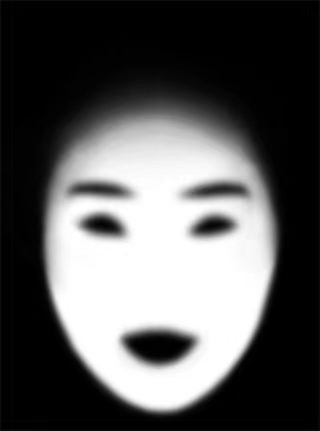
#> input picture srcImg/facemask.jpg, 320 x 431 px, found by its file name
$ python delaunayTriangulation_landmarks.py.py
#> lines starting #> are read from the running program, lines starting #| are printed output that depends on the picture; after the words box and inside, x2 and y2 are one past the last pixel; in counts of white or black regions, pixels touching at a corner belong together
import numpy as np
import cv2
import random

# -------------------- data ----------------------
# mask图
eyes_img_path = r'D:\AndroidStudioProject\SOBeauty\Beauty\3_CameraSpecialEffect-FBOFaceReshape\app\src\main\assets\resource\eyes.png'
lip_img_path = r'D:\AndroidStudioProject\SOBeauty\Beauty\3_CameraSpecialEffect-FBOFaceReshape\app\src\main\assets\resource\teeth_mask.jpg'
face_img_path = r'D:\AndroidStudioProject\SOBeauty\Beauty\3_CameraSpecialEffect-FBOFaceReshape\app\src\main\assets\resource\facemask.jpg'
# mask上对应的关键点归一化坐标
# 嘴唇(8个关键点)
x_lip = [0.154639, 0.398625, 0.512027, 0.611684, 0.872852, 0.639176, 0.522337, 0.398625]
y_lip = [0.378788, 0.196970, 0.287879, 0.212121, 0.378788, 0.848485, 0.846364, 0.843333]
# 眼睛(16个关键点)
x_eyes = [0.102, 0.175, 0.370, 0.446, 0.353, 0.197, 0.566, 0.659, 0.802, 0.884, 0.812, 0.681, 0.273, 0.275, 0.721, 0.739]
y_eyes = [0.465, 0.301, 0.310, 0.603, 0.732, 0.689, 0.629, 0.336, 0.318, 0.465, 0.681, 0.750, 0.241, 0.758, 0.275, 0.758]
# 脸(79个关键点)
x_face = [0.141, 0.144, 0.147, 0.15, 0.16, 0.166, 0.181, 0.197, 0.225, 0.256,     0.272, 0.304, 0.344, 0.378, 0.419, 0.469, 0.516, 0.559, 0.594, 0.625,
          0.662, 0.696, 0.728, 0.762, 0.781, 0.806, 0.819, 0.834, 0.844, 0.853,   0.856, 0.859, 0.862, 0.219, 0.266, 0.319, 0.362, 0.382, 0.397, 0.36,
          0.319, 0.262, 0.588, 0.638, 0.684, 0.738, 0.775, 0.74, 0.69, 0.644,     0.588, 0.262, 0.288, 0.325, 0.36, 0.378, 0.35, 0.325, 0.284, 0.606,
          0.622, 0.656, 0.694, 0.725, 0.7, 0.662, 0.622, 0.384, 0.432, 0.466,     0.491, 0.518, 0.556, 0.603, 0.588, 0.55, 0.497, 0.447, 0.412]
y_face = [0.508, 0.536, 0.57, 0.603, 0.645, 0.689, 0.724, 0.756, 0.782, 0.810,    0.835, 0.86, 0.888, 0.912, 0.935, 0.946, 0.954, 0.942, 0.932, 0.918,
          0.896, 0.872, 0.842, 0.81, 0.774, 0.738, 0.705, 0.672, 0.638, 0.606,    0.578, 0.54, 0.497, 0.446, 0.425, 0.422, 0.427, 0.432, 0.45, 0.452,
          0.45, 0.448, 0.441, 0.427, 0.422, 0.425, 0.444, 0.45, 0.448, 0.452,     0.452, 0.52, 0.501, 0.497, 0.508, 0.534, 0.542, 0.54, 0.534, 0.534,
          0.515, 0.503, 0.503, 0.522, 0.538, 0.542, 0.542, 0.786, 0.77, 0.766,    0.77, 0.766, 0.773, 0.788, 0.812, 0.838, 0.844, 0.835, 0.816]
# ------------------------------------------------

def load_image_and_get_size(choice, upscale=1):
#> called with choice = 'face', upscale = 1
    switch = {
        "lip": lip_img_path,
        "eyes": eyes_img_path,
        "face": face_img_path,
        # 可以根据需要继续添加其他选择
    }
    image_path = switch.get(choice)
    if image_path is not None:
        img = cv2.imread(image_path)
#> img is the input picture: shape (431, 320, 3); min 0, max 255, mean 88.7
        img = cv2.resize(img, (img.shape[1]*upscale, img.shape[0]*upscale))
        height, width = img.shape[:2]
#> height = 431; width = 320
        return img, width, height
    else:
        return None, None, None

def get_points(widthHeight, choice="lip"):
    switch = {
        "lip": (x_lip, y_lip),
        "eyes": (x_eyes, y_eyes),
        "face": (x_face, y_face),
        # 可以根据需要继续添加其他选择
    }
    x_data, y_data = switch.get(choice, (None, None))
    if x_data is not None and y_data is not None:
        points = list(map(lambda i: (round(x_data[i]*widthHeight[0]), round(y_data[i]*widthHeight[1])), range(len(x_data))))
        return points
    else:
        return None

#Check if a point is insied a rectangle
def rect_contains(rect, point):
    if point[0] <rect[0]:
        return False
    elif point[1]<rect[1]:
        return  False
    elif point[0]>rect[2]:
        return False
    elif point[1] >rect[3]:
        return False
    return True

# Draw a point
def draw_point(img, p, color):
    cv2.circle(img, p, 2, color)

def crop_triangle(image, vertices):
    # 三角形区域全1
    triangle_area = np.array([[vertices[0][0],vertices[0][1]], [vertices[1][0],vertices[1][1]], [vertices[2][0],vertices[2][1]]], np.int32)
    triangle_area = triangle_area.reshape((-1, 1, 2))
    mask = np.zeros_like(image)
    cv2.fillPoly(mask, [triangle_area], (255, 255, 255))
    _, ori_binary = cv2.threshold(mask, 125, 1, cv2.THRESH_BINARY)
    # 三角形区域mask占比
    vertices = vertices.reshape((-1, 1, 2))
    mask = np.zeros_like(image)
    cv2.fillPoly(mask, [vertices], (255, 255, 255))
    cropped_image = cv2.bitwise_and(image, mask)
    _, binary = cv2.threshold(cropped_image, 100, 1, cv2.THRESH_BINARY)
    iou = np.sum(binary) / np.sum(ori_binary)
    return cropped_image, iou

#Draw delaunay triangles
def draw_delaunay(img, subdiv, delaunay_color, points, points_id_xy, print_index=False):
    trangleList = subdiv.getTriangleList()
    size = img.shape
    r = (0, 0, size[1], size[0])
    print("OpenGL的glDrawElements所有三角形的indices:")
    for t in  trangleList:
        # print("t:", t, type(t))
        pt1 = (int(t[0]), int(t[1]))
        pt2 = (int(t[2]), int(t[3]))
        pt3 = (int(t[4]), int(t[5]))
        if (rect_contains(r, pt1) and rect_contains(r, pt2) and rect_contains(r, pt3)):
            cv2.line(img, pt1, pt2, delaunay_color, 1)
            cv2.line(img, pt2, pt3, delaunay_color, 1)
            cv2.line(img, pt3, pt1, delaunay_color, 1)
        p1 = points.index(pt1)
        p2 = points.index(pt2)
        p3 = points.index(pt3)
        if(print_index):
            # 判断三角形区域是否为mask
            if(points_id_xy is not None):
                # print("now Triangle: ", points_id_xy[p1], points_id_xy[p2], points_id_xy[p3])
                pts = np.array([[points_id_xy[p1][0], points_id_xy[p1][1]], [points_id_xy[p2][0], points_id_xy[p2][1]], [points_id_xy[p3][0], points_id_xy[p3][1]]], np.int32) # 三角形顶点
                cropped_triangle, iou = crop_triangle(img, pts) # 裁剪三角形
                # print("iou: ",iou)
                if (iou > 0.5):
                    print(f"{p1:3d}, {p2:3d}, {p3:3d},")
        else:
            print("pass")
    print("已经自动排除非mask区域的三角形")

# Draw voronoi diagram
def draw_voronoi(img,subdiv):
    (facets, centers) = subdiv.getVoronoiFacetList([])
    for i in range(0, len(facets)):
        ifacet_arr = []
        for f in facets[i]:
            ifacet_arr.append(f)
        ifacet = np.array(ifacet_arr, np.int_)
        color = (random.randint(0, 255), random.randint(0, 255), random.randint(0, 255))
        cv2.fillConvexPoly(img, ifacet, color)
        ifacets = np.array([ifacet])
        cv2.polylines(img, ifacets, True, (0, 0, 0), 1)
        cv2.circle(img, (int(centers[i][0]), int(centers[i][1])), 3, (0, 0, 0))


# Draw number
def draw_number(img, subdiv):
    result = {}  # 创建一个空字典 id:(x,y)
    height, width = img.shape[:2]
    (facets, centers) = subdiv.getVoronoiFacetList([])
    # print(len(centers),type(centers),centers[0])
    for i in range(0, len(centers)):
        # 图片 添加的文字 位置 字体 字体大小 字体颜色 字体粗细
        print(f"pointID:{i:2d}, gl_Position+textureUV:({centers[i][0]/width*2.0-1.0:.3f}, {centers[i][1]/height*2.0-1.0:.3f}, 0.0,    {centers[i][0]/width:.3f}, {1.0-centers[i][1]/height:.3f})")
        cv2.putText(img, str(i)+f"({centers[i][0]/width:.3f},{centers[i][1]/height:.3f})", (int(centers[i][0]), int(centers[i][1]-10)), cv2.FONT_HERSHEY_SIMPLEX, fontScale=0.4, color=(255, 90, 125), thickness=1)
        result[i] = (int(centers[i][0]), int(centers[i][1]))
    return result


if __name__ == '__main__':

    # --------------- config params ------------------
    chosen_name = "face" # 选择对应区域的mask：例如 eyes \ lip \ face \ ...
    upscale = 1          # 图像放大倍率（默认1）
    animate = False      # 动态显示绘制三角剖分动画
    # ------------------------------------------------

    # 加载图像
    chosen_image, image_width, image_height = load_image_and_get_size(chosen_name, upscale)
#> image_width = 320; image_height = 431
    assert chosen_image is not None, "chosen_image加载图像失败, 为None."
    print("成功加载图像 - 宽度：{}，高度：{}.".format(image_width, image_height))
#| 成功加载图像 - 宽度：320，高度：431.
    # 加载关键点
    chosen_points = get_points((image_width, image_height), chosen_name)
#> chosen_points = 79 pairs, first value 45 to 276, second value 182 to 411
    print("all points: ", chosen_points)
#> (printed output is left out)
    # 在图像上绘制每个点
    for point in chosen_points:
        cv2.circle(chosen_image, point, 2, (0, 255, 0), -1)
#> this loop made 79 passes
#> point on passes 1 to 12: (45, 219), (46, 231), (47, 246), (48, 260), (51, 278), (53, 297), (58, 312), (63, 326), (72, 337), (82, 349), (87, 360), (97, 371)
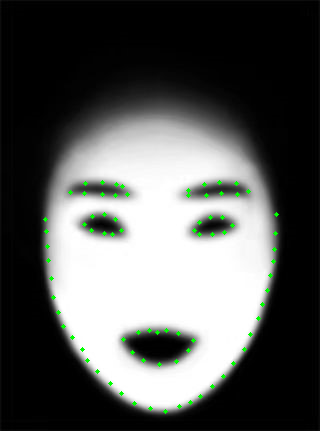
#> chosen_image: shape (431, 320, 3); 0.74% of pixels changed, all inside (x1, y1, x2, y2) = (43, 180, 279, 414)
    cv2.imshow('Image with points', chosen_image)
    cv2.waitKey(0)
    cv2.destroyAllWindows()

    # 绘制三角剖分图
    img = chosen_image.copy()
    img_orig = img.copy()
    #Rectangle to be used with Subdiv2D
    size = img.shape
#> size = (431, 320, 3)
    rect = (0, 0, size[1], size[0])
#> rect = (0, 0, 320, 431)
    #Create an instance of Subdiv2d
    subdiv = cv2.Subdiv2D(rect)
    #Insert points into subdiv
    for p in chosen_points:
        subdiv.insert(p)
        #Show animate # 动态绘制
        if animate:
            img_copy = img_orig.copy()
            #Draw delaunay triangles
            draw_delaunay(img_copy, subdiv, (0,0,255), chosen_points, None, print_index=False)
            cv2.imshow("三角剖分(Delaunay Triangulation)", img_copy)
            cv2.waitKey(50)
#> this loop made 79 passes
    #Draw delaunary triangles
    points_id_xy = draw_number(img, subdiv)
#> after the loop in draw_number, `for i in range(0, len(centers)):`:
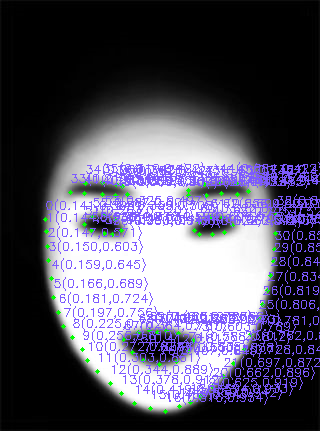
#> img: shape (431, 320, 3); 10.64% of pixels changed, all inside (x1, y1, x2, y2) = (46, 162, 320, 405)
#> after the loop in draw_number, `for i in range(0, len(centers)):`: result = 79 items
#> points_id_xy = 79 items
    print("points_id-xy: ", points_id_xy)
    draw_delaunay(img, subdiv, (0,0,255), chosen_points, points_id_xy, print_index=True)
#> the loop in draw_delaunay, `for t in  trangleList: # print("t:", t, type(t))` made 125 passes
#> (p1, p2, p3, vertices in crop_triangle, iou) on passes 1 to 12: (51, 41, 52, [[84, 224], [84, 193], [92, 216]], 0.635), (41, 51, 33, [[84, 193], [84, 224], [70, 192]], 0.779), (2, 0, 1, [[47, 246], [45, 219], [46, 231]], 0.333), (75, 19, 18, [[176, 361], [200, 396], [190, 402]], 0.702), (19, 75, 20, [[200, 396], [176, 361], [212, 386]], 0.753), (1, 0, 51, [[46, 231], [45, 219], [84, 224]], 0.769), (39, 54, 53, [[115, 195], [115, 219], [104, 214]], 0.675), (54, 39, 38, [[115, 219], [115, 195], [127, 194]], 0.64), (2, 1, 51, [[47, 246], [46, 231], [84, 224]], 0.781), (17, 75, 18, [[179, 406], [176, 361], [190, 402]], 0.722), (75, 17, 76, [[176, 361], [179, 406], [159, 364]], 0.773), (5, 3, 4, [[53, 297], [48, 260], [51, 278]], 0.333)
#> (pts, iou) on passes 61 to 66: ([[262, 304], [258, 318], [193, 340]], 0.683), ([[102, 182], [102, 194], [85, 183]], 0.188), ([[270, 275], [224, 232], [273, 261]], 0.829), ([[224, 232], [270, 275], [267, 290]], 0.826), ([[267, 290], [270, 275], [273, 261]], 0.333), ([[115, 195], [122, 186], [127, 194]], 0.465)
#> pass 1, in crop_triangle, `_, ori_binary = cv2.threshold(mask, 125, 1, cv2.THRESH_BINARY)`:
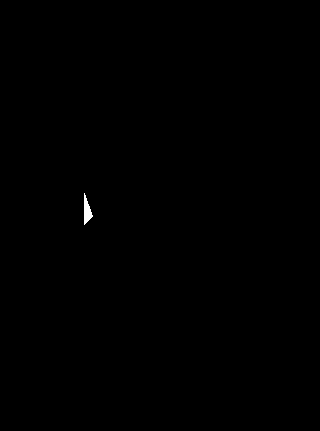
#> ori_binary: shape (431, 320, 3); values 0 (black) and 1 (white), 0.11% white; 1 white region, box (x1, y1, x2, y2) and area: (84, 193, 93, 225) 156
#> pass 2, in crop_triangle (call 2), `_, ori_binary = cv2.threshold(mask, 125, 1, cv2.THRESH_BINARY)`:
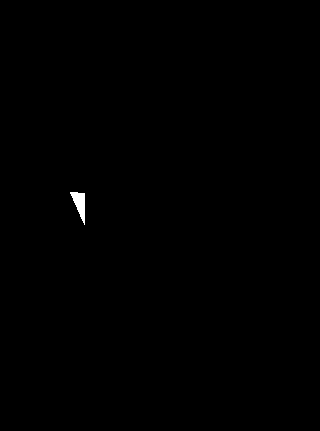
#> ori_binary: shape (431, 320, 3); values 0 (black) and 1 (white), 0.19% white; 1 white region, box (x1, y1, x2, y2) and area: (70, 192, 85, 225) 258
#> after the loop in draw_delaunay, `for t in  trangleList:`:
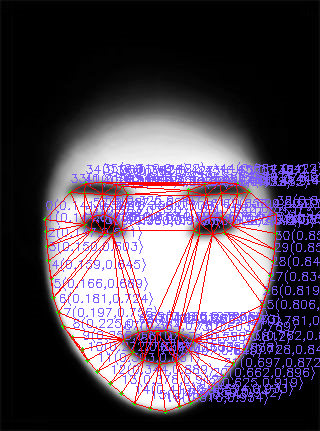
#> img: shape (431, 320, 3); 4.14% of pixels changed, all inside (x1, y1, x2, y2) = (45, 182, 277, 412)
    #Draw points
    for p in chosen_points:
        draw_point(img, p, (0,0,255))
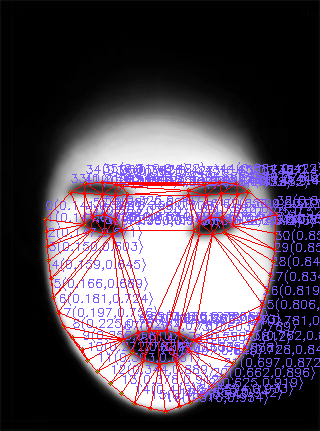
#> img: shape (431, 320, 3); 0.26% of pixels changed, all inside (x1, y1, x2, y2) = (43, 180, 279, 414)
    #Allocate space for Voroni Diagram
    img_voronoi = np.zeros(img.shape, dtype = img.dtype)
    #Draw Voonoi diagram
    draw_voronoi(img_voronoi, subdiv)
#> after the loop in draw_voronoi, `for i in range(0, len(facets)):`:
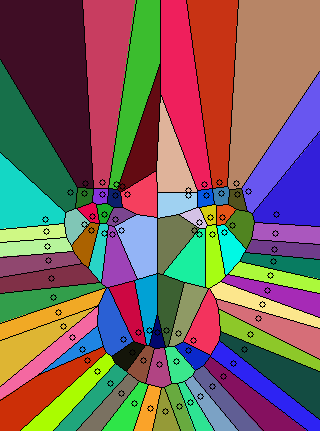
#> img: shape (431, 320, 3); mean of channels 0, 1, 2 96.7, 100.4, 123.2; drawn as B, G, R
    #Show results
    cv2.imshow("三角剖分(Delaunay Triangulation)", img)
    cv2.imshow("维诺图(Voronoi Diagram)", img_voronoi)
    cv2.waitKey(0)
    cv2.destroyAllWindows()
    print("done.")
